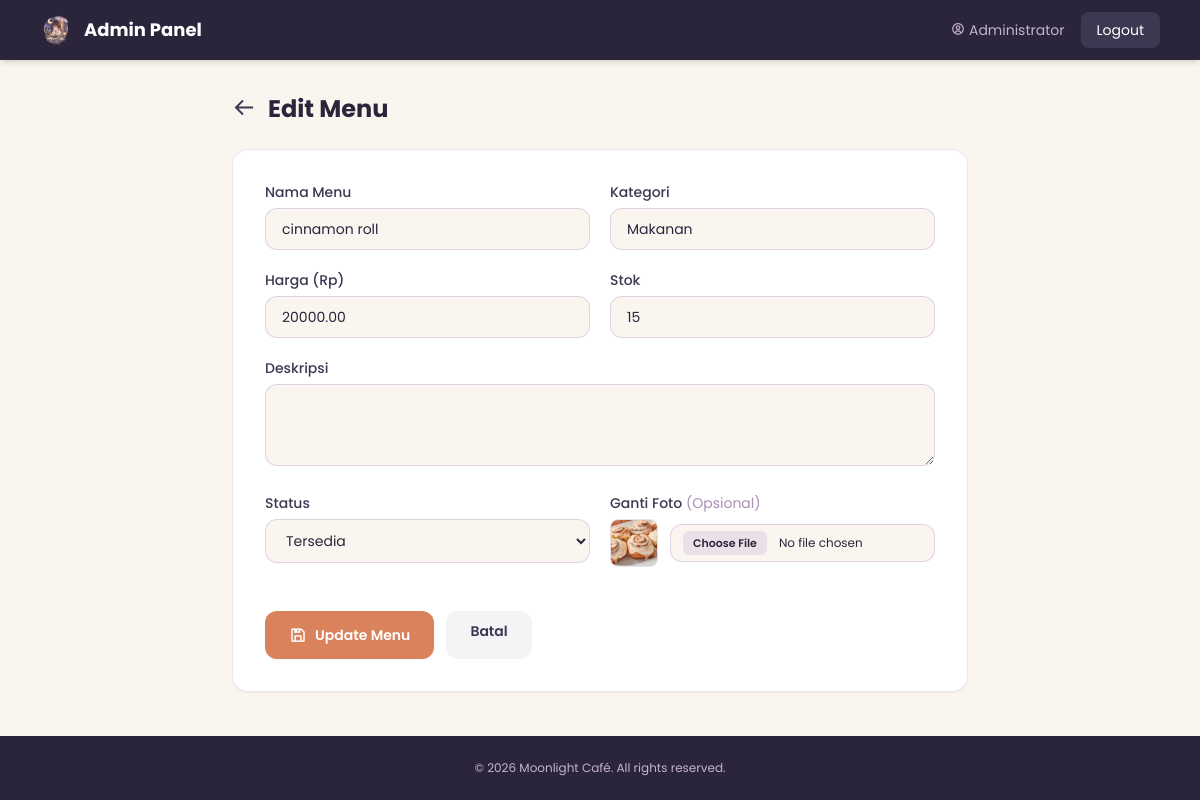
The page /admin/menu_edit.php?id=2 (signed in) on the database its author committed.
### tables this page shows
CREATE TABLE `menu` (
  `id` int(11) NOT NULL,
  `nama_menu` varchar(100) NOT NULL,
  `kategori` varchar(50) NOT NULL,
  `harga` decimal(10,2) NOT NULL,
  `deskripsi` text DEFAULT NULL,
  `stok` int(11) DEFAULT 0,
  `gambar` varchar(255) DEFAULT NULL,
  `status` enum('tersedia','habis') DEFAULT 'tersedia',
  `created_at` timestamp NOT NULL DEFAULT current_timestamp(),
  `updated_at` timestamp NOT NULL DEFAULT current_timestamp() ON UPDATE current_timestamp()
);

### config/koneksi.php (called while the page is built, shortened)
<?php
$base_url = "http://localhost/taking_order_canai/";
?>

### admin/menu_edit.php (the view, shortened to what this page needs)
<?php
require_once '../config/koneksi.php';
include '../includes/header.php';
$id = (int)$_GET['id'];
$q  = mysqli_query($koneksi, "SELECT * FROM menu WHERE id = $id");
$m  = mysqli_fetch_assoc($q);
?>
<nav class="bg-midnight text-white shadow-md">
    <div class="container mx-auto px-4 py-3 flex justify-between items-center max-w-6xl">
        <a class="text-lg font-bold flex items-center gap-3" href="<?= $base_url; ?>admin/dashboard.php">
            <img src="<?= $base_url; ?>assets/logo-brand.png" alt="Logo" class="h-8 w-auto object-contain">
            <span class="hidden sm:block">Admin Panel</span>
        </a>
        <div class="flex items-center gap-4">
            <span class="text-sm text-lavender hidden md:inline"><i class='bx bx-user-circle mr-1'></i><?= htmlspecialchars($_SESSION['admin_nama']); ?></span>
            <a href="logout.php" class="text-sm bg-slate hover:bg-wood px-4 py-2 rounded-lg transition">Logout</a>
        </div>
    </div>
</nav>
<div class="container mx-auto px-4 py-8 max-w-3xl flex-grow">
    <div class="mb-6 flex items-center gap-3">
        <a href="menu.php" class="text-slate hover:text-midnight transition"><i class='bx bx-arrow-back text-2xl'></i></a>
        <h1 class="text-2xl font-bold text-midnight">Edit Menu</h1>
    </div>
    <div class="bg-white rounded-2xl shadow-sm border border-lavender/30 p-6 md:p-8">
        <form method="POST" enctype="multipart/form-data" class="space-y-5">
            <div class="grid grid-cols-1 md:grid-cols-2 gap-5">
                <div>
                    <label class="block text-sm font-medium text-slate mb-1.5">Nama Menu</label>
                    <input type="text" name="nama_menu" class="w-full px-4 py-2.5 bg-cream border border-lavender/50 rounded-xl focus:ring-2 focus:ring-amber focus:outline-none text-sm" value="<?= htmlspecialchars($m['nama_menu']); ?>" required>
                </div>
                <div>
                    <label class="block text-sm font-medium text-slate mb-1.5">Kategori</label>
                    <input type="text" name="kategori" class="w-full px-4 py-2.5 bg-cream border border-lavender/50 rounded-xl focus:ring-2 focus:ring-amber focus:outline-none text-sm" value="<?= htmlspecialchars($m['kategori']); ?>" required>
                </div>
                <div>
                    <label class="block text-sm font-medium text-slate mb-1.5">Harga (Rp)</label>
                    <input type="number" name="harga" class="w-full px-4 py-2.5 bg-cream border border-lavender/50 rounded-xl focus:ring-2 focus:ring-amber focus:outline-none text-sm" value="<?= $m['harga']; ?>" required>
                </div>
                <div>
                    <label class="block text-sm font-medium text-slate mb-1.5">Stok</label>
                    <input type="number" name="stok" class="w-full px-4 py-2.5 bg-cream border border-lavender/50 rounded-xl focus:ring-2 focus:ring-amber focus:outline-none text-sm" value="<?= $m['stok']; ?>" required>
                </div>
            </div>
            <div>
                <label class="block text-sm font-medium text-slate mb-1.5">Deskripsi</label>
                <textarea name="deskripsi" rows="3" class="w-full px-4 py-2.5 bg-cream border border-lavender/50 rounded-xl focus:ring-2 focus:ring-amber focus:outline-none text-sm"><?= htmlspecialchars($m['deskripsi']); ?></textarea>
            </div>
            <div class="grid grid-cols-1 md:grid-cols-2 gap-5">
                <div>
                    <label class="block text-sm font-medium text-slate mb-1.5">Status</label>
                    <select name="status" class="w-full px-4 py-2.5 bg-cream border border-lavender/50 rounded-xl focus:ring-2 focus:ring-amber focus:outline-none text-sm">
                        <option value="tersedia" <?= $m['status']=='tersedia'?'selected':''; ?>>Tersedia</option>
                    </select>
                </div>
                <div>
                    <label class="block text-sm font-medium text-slate mb-1.5">Ganti Foto <span class="text-plum font-normal">(Opsional)</span></label>
                    <div class="flex items-center gap-3 mb-2">
                        <div class="w-12 h-12 rounded-lg bg-cream overflow-hidden border border-lavender/30 shrink-0">
                            <img src="<?= $base_url; ?>assets/img/menu/<?= htmlspecialchars($m['gambar']); ?>" class="w-full h-full object-cover" onerror="this.src='https://placehold.co/100x100/FAF5EE/C6B1D6?text=No+Img'">
                        </div>
                        <input type="file" name="gambar" accept="image/*" class="w-full px-3 py-1.5 border border-lavender/50 rounded-xl focus:outline-none file:mr-3 file:py-1 file:px-2.5 file:rounded-md file:border-0 file:text-[11px] file:font-semibold file:bg-lavender/30 file:text-midnight hover:file:bg-lavender/50 text-xs bg-cream">
                    </div>
                </div>
            </div>
            <div class="pt-4 flex gap-3">
                <button type="submit" class="bg-amber hover:bg-wood text-white font-semibold py-2.5 px-6 rounded-xl shadow-sm transition flex items-center gap-2 text-sm">
                    <i class='bx bx-save text-lg'></i> Update Menu
                </button>
                <a href="menu.php" class="bg-gray-100 hover:bg-gray-200 text-slate font-semibold py-2.5 px-6 rounded-xl transition text-sm">Batal</a>
            </div>
        </form>
    </div>
</div>
<?php include '../includes/footer.php'; ?>

### includes/header.php (style rules this page uses)
body { background-color: #FAF5EE; color: #2A253B; }

### rows shown on the page
menu: nama_menu "cinnamon roll", kategori "Makanan", harga "20000.00", stok "15", status "Tersedia", gambar (picture)

### other values the page prints
$_SESSION['admin_nama'] "Administrator"
